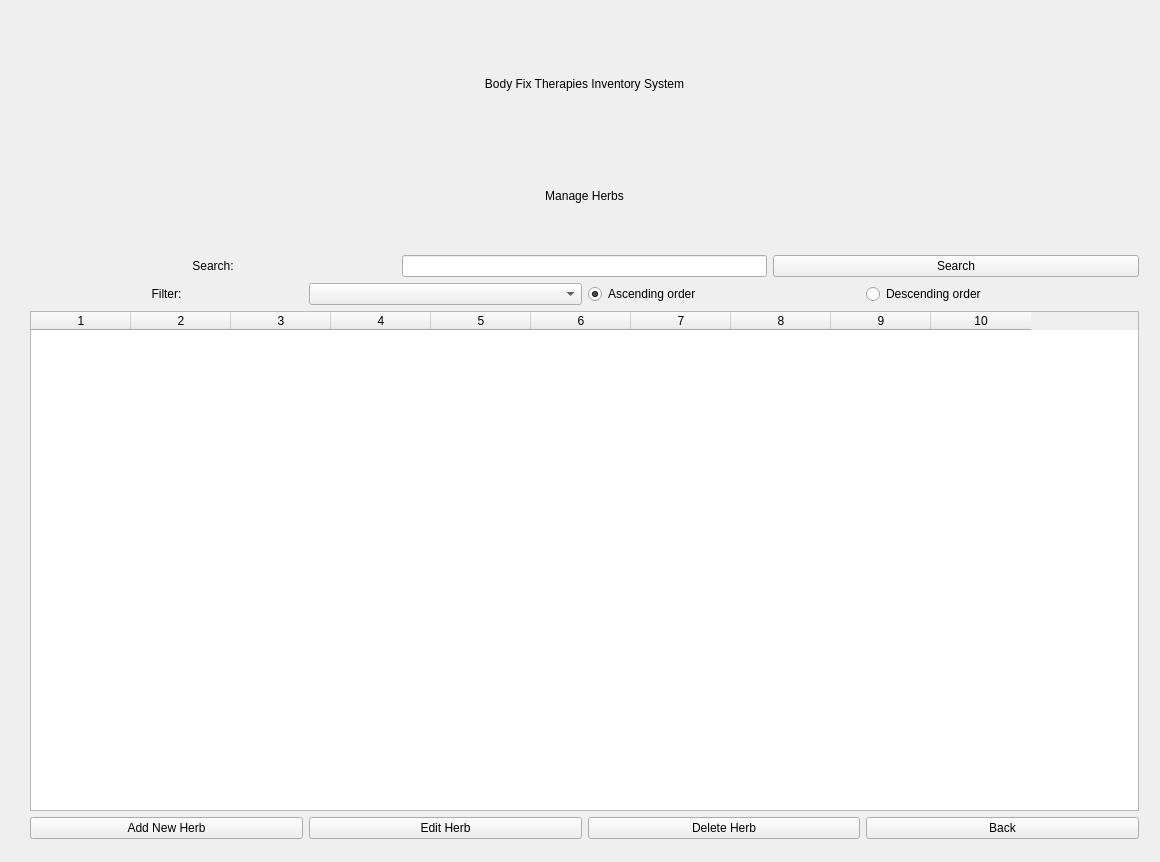
<?xml version="1.0" encoding="UTF-8"?>
<ui version="4.0">
 <class>BodyFixTherapiesSystemClass</class>
 <widget class="QWidget" name="BodyFixTherapiesSystemClass">
  <property name="geometry">
   <rect>
    <x>0</x>
    <y>0</y>
    <width>1160</width>
    <height>862</height>
   </rect>
  </property>
  <property name="windowTitle">
   <string>BodyFixTherapiesSystem</string>
  </property>
  <widget class="QStackedWidget" name="gridStackedWidget">
   <property name="geometry">
    <rect>
     <x>10</x>
     <y>10</y>
     <width>1141</width>
     <height>841</height>
    </rect>
   </property>
   <property name="currentIndex">
    <number>1</number>
   </property>
   <widget class="QWidget" name="pageMainMenu">
    <layout class="QGridLayout" name="gridLayoutMain">
     <item row="4" column="0" alignment="Qt::AlignHCenter">
      <widget class="QPushButton" name="btnMMManageSuppliers">
       <property name="sizePolicy">
        <sizepolicy hsizetype="Maximum" vsizetype="Minimum">
         <horstretch>0</horstretch>
         <verstretch>0</verstretch>
        </sizepolicy>
       </property>
       <property name="minimumSize">
        <size>
         <width>200</width>
         <height>0</height>
        </size>
       </property>
       <property name="maximumSize">
        <size>
         <width>200</width>
         <height>16777215</height>
        </size>
       </property>
       <property name="text">
        <string>Manage Suppliers</string>
       </property>
      </widget>
     </item>
     <item row="6" column="0" alignment="Qt::AlignHCenter">
      <widget class="QPushButton" name="btnMMQuit">
       <property name="sizePolicy">
        <sizepolicy hsizetype="Maximum" vsizetype="Preferred">
         <horstretch>0</horstretch>
         <verstretch>0</verstretch>
        </sizepolicy>
       </property>
       <property name="minimumSize">
        <size>
         <width>200</width>
         <height>0</height>
        </size>
       </property>
       <property name="maximumSize">
        <size>
         <width>200</width>
         <height>16777215</height>
        </size>
       </property>
       <property name="text">
        <string>Quit</string>
       </property>
      </widget>
     </item>
     <item row="5" column="0" alignment="Qt::AlignHCenter">
      <widget class="QPushButton" name="btnMMSettings">
       <property name="sizePolicy">
        <sizepolicy hsizetype="Maximum" vsizetype="Preferred">
         <horstretch>0</horstretch>
         <verstretch>0</verstretch>
        </sizepolicy>
       </property>
       <property name="minimumSize">
        <size>
         <width>200</width>
         <height>0</height>
        </size>
       </property>
       <property name="maximumSize">
        <size>
         <width>200</width>
         <height>16777215</height>
        </size>
       </property>
       <property name="text">
        <string>Settings</string>
       </property>
      </widget>
     </item>
     <item row="1" column="0">
      <widget class="QLabel" name="lblMMMainMenu">
       <property name="sizePolicy">
        <sizepolicy hsizetype="Preferred" vsizetype="Maximum">
         <horstretch>0</horstretch>
         <verstretch>0</verstretch>
        </sizepolicy>
       </property>
       <property name="maximumSize">
        <size>
         <width>16777215</width>
         <height>60</height>
        </size>
       </property>
       <property name="text">
        <string>Main Menu</string>
       </property>
       <property name="alignment">
        <set>Qt::AlignCenter</set>
       </property>
      </widget>
     </item>
     <item row="3" column="0" alignment="Qt::AlignHCenter">
      <widget class="QPushButton" name="btnMMManageFormulas">
       <property name="sizePolicy">
        <sizepolicy hsizetype="Maximum" vsizetype="Minimum">
         <horstretch>0</horstretch>
         <verstretch>0</verstretch>
        </sizepolicy>
       </property>
       <property name="minimumSize">
        <size>
         <width>200</width>
         <height>0</height>
        </size>
       </property>
       <property name="maximumSize">
        <size>
         <width>200</width>
         <height>16777215</height>
        </size>
       </property>
       <property name="text">
        <string>Manage Formulas</string>
       </property>
      </widget>
     </item>
     <item row="7" column="0">
      <spacer name="verticalSpacer">
       <property name="orientation">
        <enum>Qt::Vertical</enum>
       </property>
       <property name="sizeType">
        <enum>QSizePolicy::Minimum</enum>
       </property>
       <property name="sizeHint" stdset="0">
        <size>
         <width>20</width>
         <height>300</height>
        </size>
       </property>
      </spacer>
     </item>
     <item row="2" column="0" alignment="Qt::AlignHCenter">
      <widget class="QPushButton" name="btnMMManageHerbs">
       <property name="enabled">
        <bool>true</bool>
       </property>
       <property name="sizePolicy">
        <sizepolicy hsizetype="Maximum" vsizetype="Preferred">
         <horstretch>0</horstretch>
         <verstretch>0</verstretch>
        </sizepolicy>
       </property>
       <property name="minimumSize">
        <size>
         <width>200</width>
         <height>0</height>
        </size>
       </property>
       <property name="maximumSize">
        <size>
         <width>200</width>
         <height>16777215</height>
        </size>
       </property>
       <property name="text">
        <string>Manage Herbs</string>
       </property>
       <property name="autoDefault">
        <bool>false</bool>
       </property>
       <property name="default">
        <bool>false</bool>
       </property>
       <property name="flat">
        <bool>false</bool>
       </property>
      </widget>
     </item>
     <item row="0" column="0">
      <widget class="QLabel" name="lblMMBFTInventorySystem">
       <property name="sizePolicy">
        <sizepolicy hsizetype="Preferred" vsizetype="Maximum">
         <horstretch>0</horstretch>
         <verstretch>0</verstretch>
        </sizepolicy>
       </property>
       <property name="minimumSize">
        <size>
         <width>0</width>
         <height>50</height>
        </size>
       </property>
       <property name="maximumSize">
        <size>
         <width>16777215</width>
         <height>60</height>
        </size>
       </property>
       <property name="text">
        <string>Body Fix Therapies Inventory System</string>
       </property>
       <property name="textFormat">
        <enum>Qt::PlainText</enum>
       </property>
       <property name="alignment">
        <set>Qt::AlignCenter</set>
       </property>
      </widget>
     </item>
    </layout>
   </widget>
   <widget class="QWidget" name="pageManageHerbs">
    <widget class="QWidget" name="gridLayoutWidget">
     <property name="geometry">
      <rect>
       <x>9</x>
       <y>9</y>
       <width>1131</width>
       <height>831</height>
      </rect>
     </property>
     <layout class="QGridLayout" name="gridLayout_2">
      <item row="0" column="0">
       <widget class="QLabel" name="lblMHBFTInventorySystem">
        <property name="text">
         <string>Body Fix Therapies Inventory System</string>
        </property>
        <property name="alignment">
         <set>Qt::AlignCenter</set>
        </property>
       </widget>
      </item>
      <item row="5" column="0">
       <layout class="QHBoxLayout" name="horizontalLayout_3">
        <item>
         <widget class="QPushButton" name="btnMHAddHerb">
          <property name="text">
           <string>Add New Herb</string>
          </property>
         </widget>
        </item>
        <item>
         <widget class="QPushButton" name="btnMHEditHerb">
          <property name="text">
           <string>Edit Herb</string>
          </property>
         </widget>
        </item>
        <item>
         <widget class="QPushButton" name="btnMHDeleteHerb">
          <property name="text">
           <string>Delete Herb</string>
          </property>
         </widget>
        </item>
        <item>
         <widget class="QPushButton" name="btnMHBack">
          <property name="text">
           <string>Back</string>
          </property>
         </widget>
        </item>
       </layout>
      </item>
      <item row="1" column="0">
       <widget class="QLabel" name="lblMHManageHerbs">
        <property name="text">
         <string>Manage Herbs</string>
        </property>
        <property name="alignment">
         <set>Qt::AlignCenter</set>
        </property>
       </widget>
      </item>
      <item row="2" column="0">
       <layout class="QHBoxLayout" name="horizontalLayout">
        <item>
         <widget class="QLabel" name="lblMHSearch">
          <property name="text">
           <string>Search:</string>
          </property>
          <property name="alignment">
           <set>Qt::AlignCenter</set>
          </property>
         </widget>
        </item>
        <item>
         <widget class="QLineEdit" name="lineEditMHSearchBar">
          <property name="sizePolicy">
           <sizepolicy hsizetype="Minimum" vsizetype="Fixed">
            <horstretch>0</horstretch>
            <verstretch>0</verstretch>
           </sizepolicy>
          </property>
         </widget>
        </item>
        <item>
         <widget class="QPushButton" name="btnMHSearch">
          <property name="text">
           <string>Search</string>
          </property>
         </widget>
        </item>
       </layout>
      </item>
      <item row="3" column="0">
       <layout class="QHBoxLayout" name="horizontalLayout_2">
        <item>
         <widget class="QLabel" name="lblMHFilter">
          <property name="text">
           <string>Filter:</string>
          </property>
          <property name="alignment">
           <set>Qt::AlignCenter</set>
          </property>
         </widget>
        </item>
        <item>
         <widget class="QComboBox" name="comboBoxMHFilterCombo"/>
        </item>
        <item>
         <widget class="QRadioButton" name="radioBtnMHAscending">
          <property name="text">
           <string>Ascending order</string>
          </property>
          <property name="checked">
           <bool>true</bool>
          </property>
         </widget>
        </item>
        <item>
         <widget class="QRadioButton" name="radioBtnMHDescending">
          <property name="text">
           <string>Descending order</string>
          </property>
         </widget>
        </item>
       </layout>
      </item>
      <item row="4" column="0">
       <widget class="QTableWidget" name="tableMHHerbTable">
        <property name="sizePolicy">
         <sizepolicy hsizetype="Expanding" vsizetype="Minimum">
          <horstretch>0</horstretch>
          <verstretch>0</verstretch>
         </sizepolicy>
        </property>
        <property name="minimumSize">
         <size>
          <width>0</width>
          <height>500</height>
         </size>
        </property>
        <property name="maximumSize">
         <size>
          <width>16777215</width>
          <height>1000</height>
         </size>
        </property>
        <property name="rowCount">
         <number>0</number>
        </property>
        <property name="columnCount">
         <number>10</number>
        </property>
        <attribute name="horizontalHeaderCascadingSectionResizes">
         <bool>false</bool>
        </attribute>
        <attribute name="horizontalHeaderStretchLastSection">
         <bool>false</bool>
        </attribute>
        <attribute name="verticalHeaderVisible">
         <bool>true</bool>
        </attribute>
        <attribute name="verticalHeaderStretchLastSection">
         <bool>false</bool>
        </attribute>
        <column/>
        <column/>
        <column/>
        <column/>
        <column/>
        <column/>
        <column/>
        <column/>
        <column/>
        <column/>
       </widget>
      </item>
     </layout>
    </widget>
   </widget>
   <widget class="QWidget" name="pageManageFormulas">
    <widget class="QLabel" name="label_2">
     <property name="geometry">
      <rect>
       <x>520</x>
       <y>180</y>
       <width>111</width>
       <height>16</height>
      </rect>
     </property>
     <property name="text">
      <string>manage formulas</string>
     </property>
    </widget>
   </widget>
   <widget class="QWidget" name="pageManageSuppliers">
    <widget class="QLabel" name="label_4">
     <property name="geometry">
      <rect>
       <x>580</x>
       <y>340</y>
       <width>101</width>
       <height>16</height>
      </rect>
     </property>
     <property name="text">
      <string>manage suppliers</string>
     </property>
    </widget>
   </widget>
   <widget class="QWidget" name="pageSettings">
    <widget class="QLabel" name="label_5">
     <property name="geometry">
      <rect>
       <x>650</x>
       <y>340</y>
       <width>49</width>
       <height>16</height>
      </rect>
     </property>
     <property name="text">
      <string>settings</string>
     </property>
    </widget>
   </widget>
   <widget class="QWidget" name="pageAddHerb">
    <widget class="QWidget" name="gridLayoutWidget_2">
     <property name="geometry">
      <rect>
       <x>9</x>
       <y>9</y>
       <width>1131</width>
       <height>831</height>
      </rect>
     </property>
     <layout class="QGridLayout" name="gridLayout">
      <item row="5" column="0">
       <layout class="QHBoxLayout" name="horizontalLayout_7">
        <item>
         <widget class="QLabel" name="lblAHCostPerGram">
          <property name="text">
           <string>Cost Per Gram: </string>
          </property>
         </widget>
        </item>
        <item>
         <widget class="QLineEdit" name="lineEditAHCostPerGram"/>
        </item>
       </layout>
      </item>
      <item row="10" column="0">
       <layout class="QHBoxLayout" name="horizontalLayout_12">
        <item>
         <widget class="QLabel" name="lblAHPreferredSupplier">
          <property name="text">
           <string>Preferred Supplier: </string>
          </property>
         </widget>
        </item>
        <item>
         <widget class="QLineEdit" name="lineEditAHPreferredSupplier"/>
        </item>
       </layout>
      </item>
      <item row="0" column="0">
       <widget class="QLabel" name="lblAHBFTInventorySystem">
        <property name="text">
         <string>Body Fix Therapies Inventory System</string>
        </property>
        <property name="alignment">
         <set>Qt::AlignCenter</set>
        </property>
       </widget>
      </item>
      <item row="7" column="0">
       <layout class="QHBoxLayout" name="horizontalLayout_9">
        <item>
         <widget class="QLabel" name="lblAHStartingBalance">
          <property name="text">
           <string>Starting Balance: </string>
          </property>
         </widget>
        </item>
        <item>
         <widget class="QLineEdit" name="lineEditAHStartingBalance"/>
        </item>
       </layout>
      </item>
      <item row="4" column="0">
       <layout class="QHBoxLayout" name="horizontalLayout_6">
        <item>
         <widget class="QLabel" name="lblAHCurrentStockTotal">
          <property name="text">
           <string>Current Stock Total: </string>
          </property>
         </widget>
        </item>
        <item>
         <widget class="QLineEdit" name="lineEditAHCurrentStockTotal"/>
        </item>
       </layout>
      </item>
      <item row="11" column="0">
       <layout class="QHBoxLayout" name="horizontalLayout_13">
        <item>
         <widget class="QLabel" name="lblAHStartingCost">
          <property name="text">
           <string>Starting Cost: </string>
          </property>
         </widget>
        </item>
        <item>
         <widget class="QLineEdit" name="lineEditAHStartingCost"/>
        </item>
       </layout>
      </item>
      <item row="8" column="0">
       <layout class="QHBoxLayout" name="horizontalLayout_10">
        <item>
         <widget class="QLabel" name="lblAHTotalGramsPurchased">
          <property name="text">
           <string>Total Grams Purchased: </string>
          </property>
         </widget>
        </item>
        <item>
         <widget class="QLineEdit" name="lineEditAHTotalGramsPurchased"/>
        </item>
       </layout>
      </item>
      <item row="6" column="0">
       <layout class="QHBoxLayout" name="horizontalLayout_8">
        <item>
         <widget class="QLabel" name="lblAHShowSupplierOrders">
          <property name="text">
           <string>Show Supplier Orders: </string>
          </property>
         </widget>
        </item>
        <item>
         <widget class="QCheckBox" name="checkBoxAHShowSupplierOrders">
          <property name="text">
           <string>CheckBox</string>
          </property>
         </widget>
        </item>
       </layout>
      </item>
      <item row="2" column="0">
       <layout class="QHBoxLayout" name="horizontalLayout_4">
        <item>
         <widget class="QLabel" name="lblAHName">
          <property name="text">
           <string>Name: </string>
          </property>
         </widget>
        </item>
        <item>
         <widget class="QLineEdit" name="lineEditAHName"/>
        </item>
       </layout>
      </item>
      <item row="3" column="0">
       <layout class="QHBoxLayout" name="horizontalLayout_5">
        <item>
         <widget class="QLabel" name="lblAHCategory">
          <property name="text">
           <string>Category: </string>
          </property>
         </widget>
        </item>
        <item>
         <widget class="QLineEdit" name="lineEditAHCategory"/>
        </item>
       </layout>
      </item>
      <item row="9" column="0">
       <layout class="QHBoxLayout" name="horizontalLayout_11">
        <item>
         <widget class="QLabel" name="lblAHTotalGramsSold">
          <property name="text">
           <string>Total Grams Sold: </string>
          </property>
         </widget>
        </item>
        <item>
         <widget class="QLineEdit" name="lineEditAHTotalGramsSold"/>
        </item>
       </layout>
      </item>
      <item row="1" column="0">
       <widget class="QLabel" name="lblAHAddHerb">
        <property name="text">
         <string>Add Herb</string>
        </property>
        <property name="alignment">
         <set>Qt::AlignCenter</set>
        </property>
       </widget>
      </item>
      <item row="12" column="0">
       <layout class="QHBoxLayout" name="horizontalLayout_14">
        <item>
         <widget class="QPushButton" name="btnAHAddHerbToDatabase">
          <property name="text">
           <string>Add Herb to Database</string>
          </property>
         </widget>
        </item>
        <item>
         <widget class="QPushButton" name="btnAHBack">
          <property name="text">
           <string>Back</string>
          </property>
         </widget>
        </item>
       </layout>
      </item>
     </layout>
    </widget>
   </widget>
  </widget>
 </widget>
 <layoutdefault spacing="6" margin="11"/>
 <resources>
  <include location="BodyFixTherapiesSystem.qrc"/>
 </resources>
 <connections/>
</ui>
